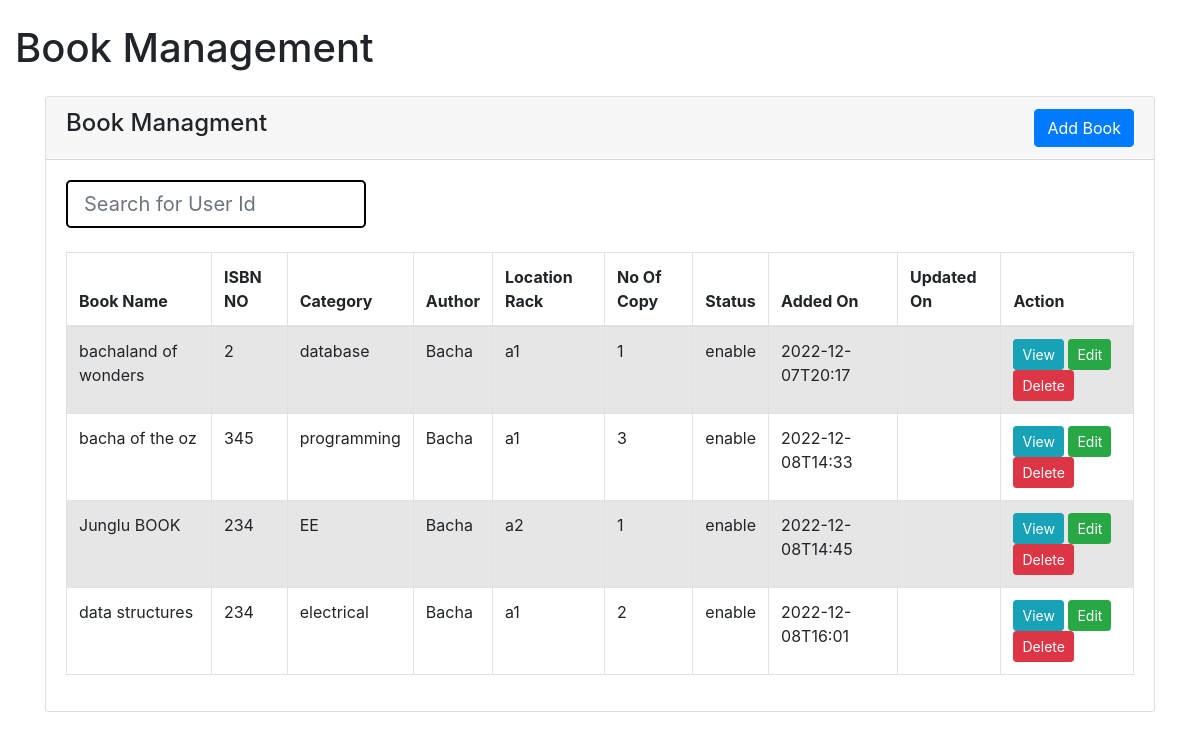
Page /admin/includes/home4.php on the committed database.
### tables this page shows
CREATE TABLE `lms_book` (
  `id` int(6) NOT NULL,
  `book_category` varchar(191) NOT NULL,
  `book_author` varchar(191) NOT NULL,
  `book_location_rack` varchar(191) NOT NULL,
  `book_name` varchar(191) NOT NULL,
  `book_isbn_number` varchar(191) NOT NULL,
  `book_no_of_copy` varchar(191) NOT NULL,
  `book_status` varchar(191) NOT NULL,
  `added_on` varchar(191) NOT NULL,
  `updated_on` varchar(191) NOT NULL
);

### admin/includes/home4.php (the view, shortened to what this page needs)
<!doctype html>
<html lang="en">
  <head>
    <link href="https://cdn.jsdelivr.net/npm/bootstrap@5.1.3/dist/css/bootstrap.min.css" rel="stylesheet">
    <link rel="stylesheet" href="https://cdn.jsdelivr.net/npm/bootstrap@4.1.3/dist/css/bootstrap.min.css">
    <link rel="stylesheet" href="//cdn.jsdelivr.net/npm/alertifyjs@1.13.1/build/css/alertify.min.css"/>
</head>
<body>
<div class="container-fluid py-4" style="min-height: 700px;" style="width: 100%;">
	<h1>Book Management</h1>
<div class="container mt-4">
    <div class="row">
        <div class="col-md-12">
            <div class="card">
                <div class="card-header">
                    <h4>Book Managment
                        <button type="button" class="btn btn-primary float-end" data-bs-toggle="modal" data-bs-target="#studentAddModal">
                            Add Book
                        </button>
                    </h4>
                </div>
                <div class="card-body">
				<input class="form-control form-control-lg form-control-borderless" type="text" id="searchh" autocomplete="off" placeholder="Search for User Id">
                <br>
				<table id="myTable" class="table table-bordered table-striped">
                        <thead>
                            <tr>
                                <th>Book Name</th>
                                <th>ISBN NO</th>
                                <th>Category</th>
                                <th>Author</th>
                                <th>Location Rack</th>
                                <th>No Of Copy</th>
                                <th>Status</th>
                                <th>Added On</th>
                                <th>Updated On</th>
                                <th>Action</th>
                            </tr>
                        </thead>
                        <tbody>
                            <?php
                            require './dbconn.php';
                            $query = "SELECT * FROM lms_book";
                            $query_run = mysqli_query($con, $query);
                            if(mysqli_num_rows($query_run) > 0)
                            {
                                foreach($query_run as $student)
                                {
                                    ?>
                                    <tr>
                                        <td><?= $student['book_name'] ?></td>
                                        <td><?= $student['book_isbn_number'] ?></td>
                                        <td><?= $student['book_category'] ?></td>
                                        <td><?= $student['book_author'] ?></td>
                                        <td><?= $student['book_location_rack'] ?></td>
                                        <td><?= $student['book_no_of_copy'] ?></td>
                                        <td><?= $student['book_status'] ?></td>
                                        <td><?= $student['added_on'] ?></td>
                                        <td><?= $student['updated_on'] ?></td>
                                        <td>
                                            <button type="button" value="<?=$student['id'];?>" class="viewStudentBtn btn btn-info btn-sm">View</button>
                                            <button type="button" value="<?=$student['id'];?>" class="editStudentBtn btn btn-success btn-sm">Edit</button>
                                            <button type="button" value="<?=$student['id'];?>" class="deleteStudentBtn btn btn-danger btn-sm">Delete</button>
                                        </td>
                                    </tr>
                                    <?php
                                }
                            }
                            ?>
                        </tbody>
                    </table>
                </div>
            </div>
        </div>
    </div>
</div>
</div>
</body>
</html>

### admin/includes/home4.php (style rules this page uses)
#searchh { width: 300px; background-color: white; border: 2px solid black; }

### rows in the picture
lms_book: book_name "bachaland of wonders", book_isbn_number "2", book_category "database", book_author "Bacha", book_location_rack "a1", book_no_of_copy "1", book_status "enable", added_on "2022-12-07T20:17", $student['id'] 3 (drawn)
lms_book: book_name "bacha of the oz", book_isbn_number "345", book_category "programming", book_author "Bacha", book_location_rack "a1", book_no_of_copy "3", book_status "enable", added_on "2022-12-08T14:33", $student['id'] 5 (drawn)
lms_book: book_name "Junglu BOOK", book_isbn_number "234", book_category "EE", book_author "Bacha", book_location_rack "a2", book_no_of_copy "1", book_status "enable", added_on "2022-12-08T14:45", $student['id'] 6 (drawn)
lms_book: book_name "data structures", book_isbn_number "234", book_category "electrical", book_author "Bacha", book_location_rack "a1", book_no_of_copy "2", book_status "enable", added_on "2022-12-08T16:01", $student['id'] 7 (drawn)
